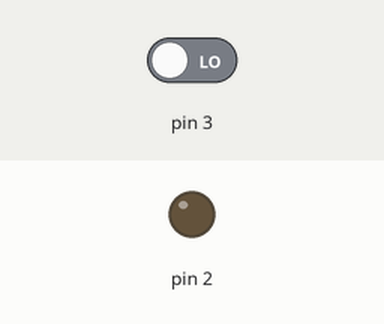
Recording of a sketch running on a simulated Arduino Uno, built with avr-gcc and run on an emulated ATmega328P. Shown: output pins drawn as LEDs (lit = HIGH). The inputs (shaded band) are chosen by the test bench; at power-on: pin 3 LOW.

Above: at 1.2 s.
1.3 s: pin 3 driven HIGH
At 2.7 s:
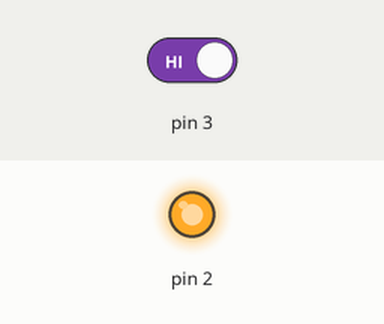
Timing chart, 0 to 4.3 s (numbered marks = the images above; inputs shaded):
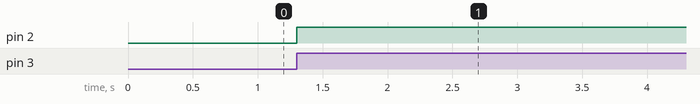

The sketch:

btn_and_relay.ino
```cpp
int a=0;
void setup() {
pinMode(2,OUTPUT);
pinMode(3,INPUT);
digitalWrite(2,0);

}

void loop() {
  if(a!=digitalRead(3)){
    a=digitalRead(3);
    if(a==1){
      digitalWrite(2,!digitalRead(2));
    }

  }

}
```

Measured:
- after the input at 1.3 s, pin 2: LOW → HIGH at once
